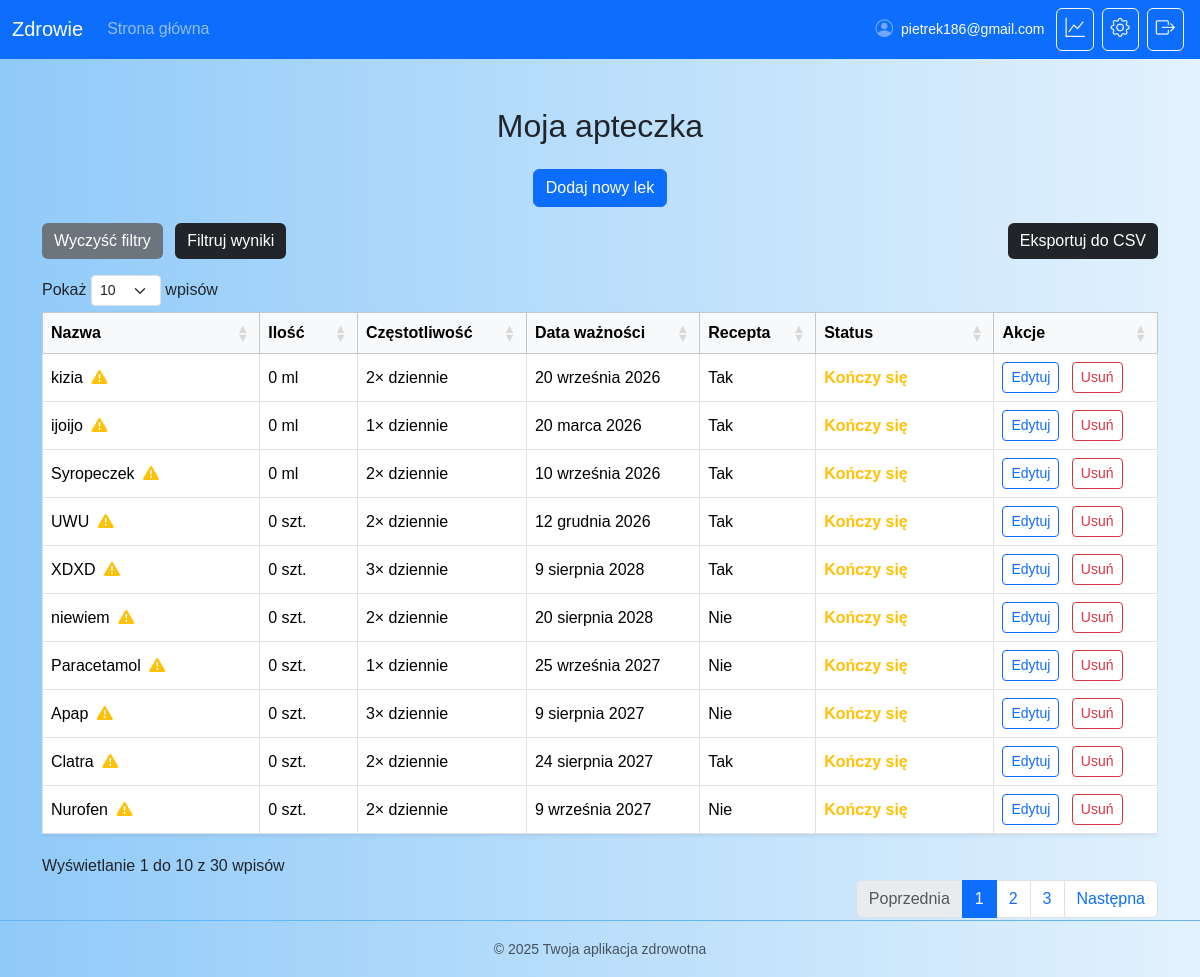
The page /medications/ (signed in) on the database its author committed.
### core/models.py (models this page shows, shortened)
class CustomUser(AbstractBaseUser):
    email = models.EmailField(unique=True)
    first_name = models.CharField(max_length=100)
    last_name = models.CharField(max_length=100)
    date_of_birth = models.DateField()
    guardian_email = models.EmailField()
    guardian_phone = models.CharField(
        max_length=16,
        blank=True,
        validators=[phone_validator],
        help_text="Numer telefonu opiekuna w formacie międzynarodowym, np. +48..."
    )
    is_active = models.BooleanField(default=True)
    is_staff = models.BooleanField(default=False)
    objects = CustomUserManager()
    USERNAME_FIELD = 'email'
    REQUIRED_FIELDS = ['first_name', 'last_name', 'date_of_birth', 'guardian_email', 'guardian_phone']

### medications/models.py (models this page shows, shortened)
class Medication(models.Model):
    FORM_TABLET = 'tablet'
    FORM_SYRUP  = 'syrup'
    FORM_CHOICES = [
        (FORM_TABLET, 'Tabletki'),
        (FORM_SYRUP,  'Syrop'),
    ]
    user = models.ForeignKey(settings.AUTH_USER_MODEL, on_delete=models.CASCADE)
    name = models.CharField("Nazwa leku", max_length=100)
    form = models.CharField("Postać leku", max_length=10, choices=FORM_CHOICES, default=FORM_TABLET)
    quantity = models.PositiveIntegerField("Ilość tabletek")
    dosage = models.CharField("Dawkowanie (np. 1 tabletka 2× dziennie)", max_length=100, blank=True)
    volume_ml = models.PositiveIntegerField("Objętość syropu (ml)", null=True, blank=True)
    dosage_ml_per_time = models.PositiveIntegerField("Dawka syropu (ml)", null=True, blank=True)
    frequency = models.PositiveIntegerField("Częstotliwość dawkowania (ile razy dziennie)", default=1)
    dosage_amount = models.PositiveIntegerField("Ilość leku na dawkę (np. 2 tabletki/ml)", default=1)
    start_date = models.DateField("Data rozpoczęcia stosowania")
    prescription_required = models.BooleanField("Czy lek na receptę?", default=False)
    expiration_date = models.DateField("Data ważności", null=True, blank=True)
    created_at = models.DateTimeField(auto_now_add=True)
    def days_to_expiry(self):
        if not self.expiration_date:
            return None
        return (self.expiration_date - date.today()).days
    def is_expiring_soon(self):
        d = self.days_to_expiry()
        return d is not None and 0 <= d <= 7
    def is_expired(self):
        return bool(self.expiration_date and self.expiration_date < date.today())
    @property
    def remaining_quantity(self):
        if not self.start_date:
            return self.volume_ml if self.form == self.FORM_SYRUP else self.quantity
        days_used = (date.today() - self.start_date).days
        if days_used < 0:
            return self.volume_ml if self.form == self.FORM_SYRUP else self.quantity
        if self.form == self.FORM_TABLET:
            daily_usage = (self.dosage_amount or 1) * (self.frequency or 1)
            used = daily_usage * days_used
            return max(self.quantity - used, 0)
        elif self.form == self.FORM_SYRUP:
            per = self.dosage_ml_per_time or 1
            freq = self.frequency or 1
            used_ml = per * freq * days_used
            return max((self.volume_ml or 0) - used_ml, 0)
        return self.quantity
    def is_running_low(self):
        remaining = self.remaining_quantity or 0
        if self.form == self.FORM_TABLET:
            threshold = (self.quantity or 0) * LOW_STOCK_THRESHOLD
        else:
            threshold = (self.volume_ml or 0) * LOW_STOCK_THRESHOLD
        return remaining <= threshold

### medications/views.py (the view)
# urls.py: path('', views.medication_list, name='medication_list'),
@login_required
def medication_list(request):
    medications = Medication.objects.filter(user=request.user).order_by('-created_at')
    return render(request, 'medications/medication_list.html', {
        'medications': medications
    })

### medications/templates/medications/medication_list.html (shortened to what this page needs)
{% extends "core/base.html" %}
{% load static %}
{% block content %}
<div class="container mt-5">
  <h2 class="text-center mb-4">Moja apteczka</h2>
  <div class="text-center mb-3">
    <a href="{% url 'add_medication' %}" class="btn btn-primary">Dodaj nowy lek</a>
  </div>
  {% if medications %}
    <div class="d-flex justify-content-between align-items-center mb-3">
      <div>
        <button id="clear-filters" class="btn btn-secondary me-2">Wyczyść filtry</button>
        <button id="toggle-filters" class="btn btn-dark">Filtruj wyniki</button>
      </div>
      <form action="{% url 'export_medications_csv' %}" method="get">
        <button type="submit" class="btn btn-dark">Eksportuj do CSV</button>
      </form>
    </div>
    <div class="table-responsive">
      <table id="medications-table" class="table table-bordered table-hover align-middle bg-white shadow-sm">
        <thead class="table-light">
          <tr>
            <th>Nazwa</th>
            <th>Ilość</th>
            <th>Częstotliwość</th>
            <th>Data ważności</th>
            <th>Recepta</th>
            <th>Status</th>
            <th>Akcje</th>
          </tr>
        </thead>
        <tbody>
          {% for med in medications %}
          <tr>
            <td>
              {{ med.name }}
              {% if med.is_running_low %}
                <i class="bi bi-exclamation-triangle-fill text-warning ms-1" title="Niski stan (≤30%)"></i>
              {% endif %}
            </td>
            <td>
              {% if med.form == 'tablet' %}
                {{ med.remaining_quantity|floatformat:0 }} szt.
              {% elif med.form == 'syrup' %}
                {{ med.remaining_quantity|floatformat:0 }} ml
              {% else %}
                {{ med.remaining_quantity|floatformat:0 }}
              {% endif %}
            </td>
            <td>{{ med.frequency }}× dziennie</td>
            <td data-order="{{ med.expiration_date }}">{{ med.expiration_date }}</td>
            <td>{% if med.prescription_required %}Tak{% else %}Nie{% endif %}</td>
            <td>
              {% if med.is_expired %}
                <span class="text-danger fw-bold">Przeterminowany</span>
              {% elif med.is_running_low and med.is_expiring_soon %}
                <span class="text-warning fw-bold d-block">Kończy się</span>
                <small class="text-warning">Ważność wkrótce (≤7 dni)</small>
              {% elif med.is_running_low %}
                <span class="text-warning fw-bold">Kończy się</span>
              {% elif med.is_expiring_soon %}
                <span class="text-warning fw-bold">Ważność wkrótce (≤7 dni)</span>
              {% else %}
                <span class="text-success">OK</span>
              {% endif %}
            </td>
            <td>
              <a href="{% url 'edit_medication' med.pk %}" class="btn btn-sm btn-outline-primary me-2">Edytuj</a>
              <a href="{% url 'delete_medication' med.pk %}" class="btn btn-sm btn-outline-danger">Usuń</a>
            </td>
          </tr>
          {% endfor %}
        </tbody>
      </table>
    </div>
  {% else %}
    <p class="text-center text-muted">Nie dodano jeszcze żadnych leków.</p>
  {% endif %}
</div>
<link rel="stylesheet" href="https://cdn.datatables.net/1.13.6/css/dataTables.bootstrap5.min.css">
{% endblock %}

### core/templates/core/base.html (shortened to what this page needs)
<!DOCTYPE html>
<html lang="pl">
<head>
    {% load static %}
    <link href="https://cdn.jsdelivr.net/npm/bootstrap@5.3.2/dist/css/bootstrap.min.css" rel="stylesheet">
    <link rel="stylesheet" href="https://cdn.jsdelivr.net/npm/bootstrap-icons@1.10.5/font/bootstrap-icons.css">
    <link rel="stylesheet" href="{% static 'css/style.css' %}">
</head>
<body class="d-flex flex-column min-vh-100">
<nav class="navbar navbar-expand-lg navbar-dark bg-primary">
    <div class="container-fluid">
        <a class="navbar-brand" href="#">Zdrowie</a>
        <div class="collapse navbar-collapse">
            <ul class="navbar-nav me-auto mb-2 mb-lg-0">
                {% if user.is_authenticated and request.resolver_match.url_name != "login" and request.resolver_match.url_name != "register" and request.resolver_match.url_name != "dashboard" %}
                <li class="nav-item">
                    <a class="nav-link" href="{% url 'dashboard' %}">Strona główna</a>
                </li>
                {% endif %}
            </ul>
            {% if user.is_authenticated and request.resolver_match.url_name != "login" and request.resolver_match.url_name != "register" %}
            <ul class="navbar-nav ms-auto d-flex flex-row align-items-center">
                <li class="nav-item mx-2">
                    <span class="navbar-text d-flex align-items-center gap-2">
                        <i class="bi bi-person-circle opacity-75" style="font-size:1.1rem;"></i>
                        <span class="small d-none d-sm-inline text-truncate text-white fw-normal"
                              style="max-width: 220px;"
                              title="{% firstof user.email user.get_username %}">
                            {% firstof user.email user.get_username %}
                        </span>
                    </span>
                </li>
                <li class="nav-item mx-1">
                    <a class="btn btn-outline-light rounded px-2" href="{% url 'select_results' %}" title="Wyniki pomiarów">
                        <i class="bi bi-graph-up" style="font-size: 1.2rem;"></i>
                    </a>
                </li>
                <li class="nav-item mx-1">
                    <a class="btn btn-outline-light rounded px-2" href="{% url 'settings' %}" title="Ustawienia">
                        <i class="bi bi-gear" style="font-size: 1.2rem;"></i>
                    </a>
                </li>
                <li class="nav-item mx-1">
                    <a class="btn btn-outline-light rounded px-2" href="{% url 'logout' %}" title="Wyloguj się">
                        <i class="bi bi-box-arrow-right" style="font-size: 1.2rem;"></i>
                    </a>
                </li>
            </ul>
            {% endif %}
        </div>
    </div>
</nav>
<div class="flex-grow-1">
    {% block content %}{% endblock %}
</div>
<footer class="bg-light text-center text-muted py-3 mt-auto">
    <small>&copy; 2025 Twoja aplikacja zdrowotna</small>
</footer>
</body>
</html>

### core/static/css/style.css (style rules this page uses)
body { background: linear-gradient(to right, #90caf9, #e3f2fd); min-height: 100vh; margin: 0; font-family: Arial, sans-serif; }
.btn-dark { background-color: #212529 !important; color: #ffffff !important; border: none !important; transition: 0.3s !important; }
.btn-secondary { background-color: #6c757d !important; color: #ffffff !important; border: none !important; transition: 0.3s !important; }
.btn-outline-danger { color: #dc3545; border-color: #dc3545; transition: 0.3s; }
footer { background: linear-gradient(to right, #90caf9, #e3f2fd); border-top: 1px solid #64b5f6; color: #333; }

### rows shown on the page
CustomUser: email "pietrek186@gmail.com"
Medication: name "kizia", remaining_quantity "0", frequency "2", expiration_date "20 września 2026", prescription_required "Tak", shows "Kończy się"
Medication: name "ijoijo", remaining_quantity "0", frequency "1", expiration_date "20 marca 2026", prescription_required "Tak", shows "Kończy się"
Medication: name "Syropeczek", remaining_quantity "0", frequency "2", expiration_date "10 września 2026", prescription_required "Tak", shows "Kończy się"
Medication: name "UWU", remaining_quantity "0", frequency "2", expiration_date "12 grudnia 2026", prescription_required "Tak", shows "Kończy się"
Medication: name "XDXD", remaining_quantity "0", frequency "3", expiration_date "9 sierpnia 2028", prescription_required "Tak", shows "Kończy się"
Medication: name "niewiem", remaining_quantity "0", frequency "2", expiration_date "20 sierpnia 2028", prescription_required "Nie", shows "Kończy się"
Medication: name "Paracetamol", remaining_quantity "0", frequency "1", expiration_date "25 września 2027", prescription_required "Nie", shows "Kończy się"
Medication: name "Apap", remaining_quantity "0", frequency "3", expiration_date "9 sierpnia 2027", prescription_required "Nie", shows "Kończy się"
Medication: name "Clatra", remaining_quantity "0", frequency "2", expiration_date "24 sierpnia 2027", prescription_required "Tak", shows "Kończy się"
Medication: name "Nurofen", remaining_quantity "0", frequency "2", expiration_date "9 września 2027", prescription_required "Nie", shows "Kończy się"
